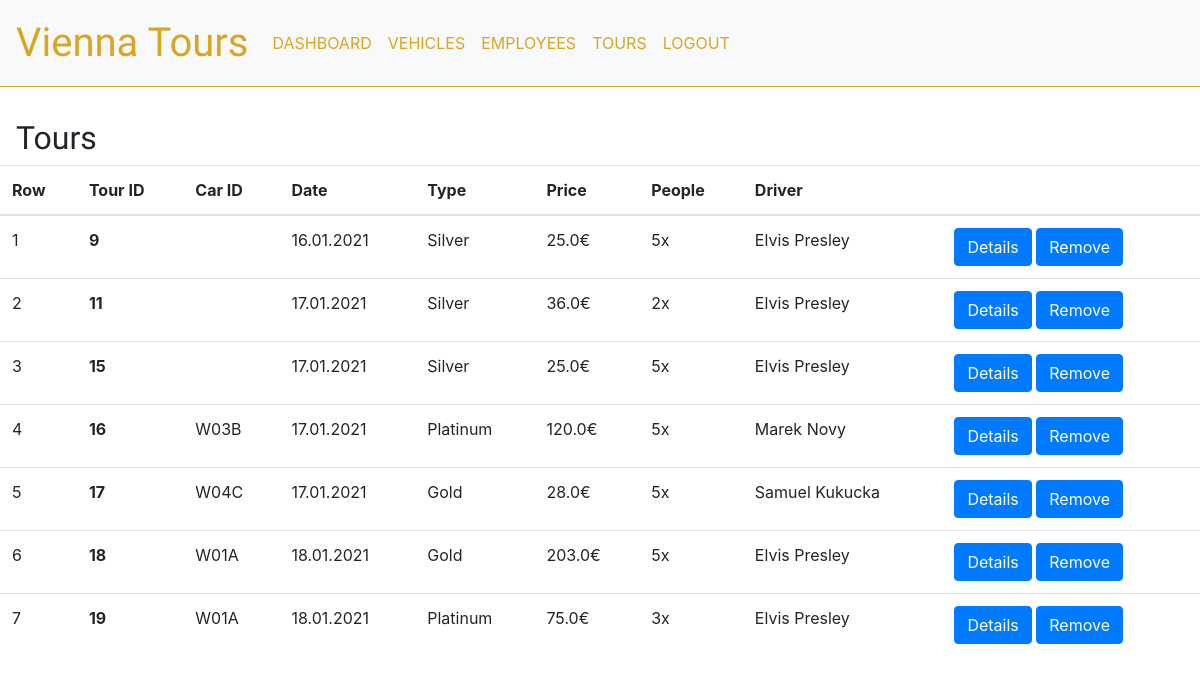
The page /supervisor/tours/ (signed in) on the database as committed earlier.
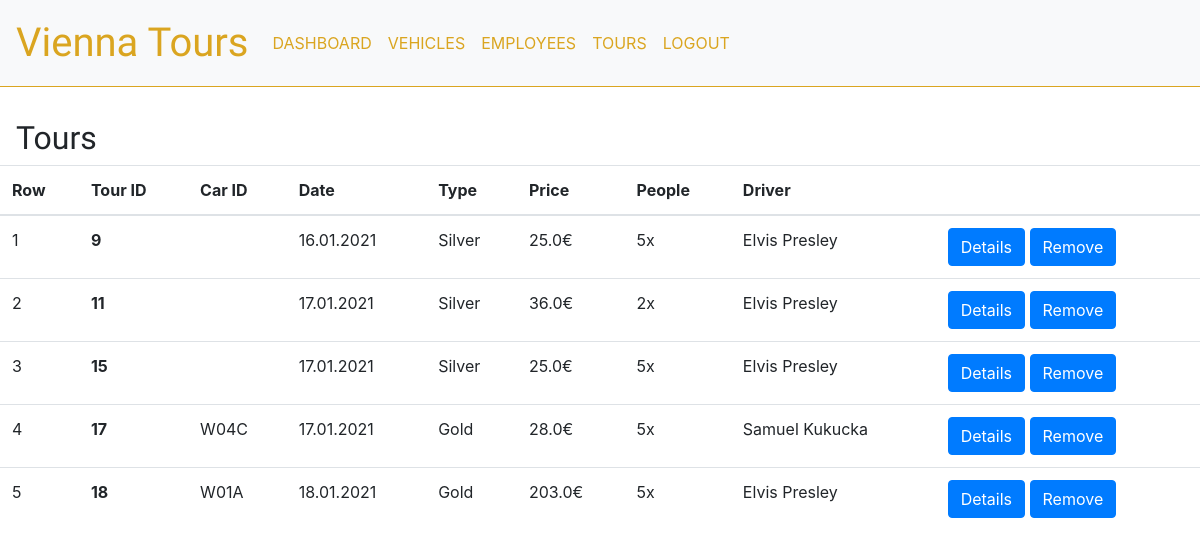
The same page on the database as committed later.
### supervisor/models.py (models this page shows, shortened)
class Tour(models.Model):
    TOUR_CHOICES = (('Silver', 'Silver'), ('Gold', 'Gold'), ('Platinum', 'Platinum'))
    driverID = models.ForeignKey(User, null=True, on_delete=models.SET_NULL)  #TODO change to something else. If User is deleted, delete tours?
    carID = models.ForeignKey(Car, null=True, on_delete=models.SET_NULL) #TODO change to something else
    date = models.DateTimeField(default=timezone.now)
    duration = models.FloatField()
    tourType = models.CharField(max_length=20, choices=TOUR_CHOICES, default='Silver')
    people = models.IntegerField()
    price = models.FloatField()

class Car(models.Model):
    plate = models.CharField(max_length=4, unique=True)
    photoOption = models.ImageField(default='car-black.jpg', upload_to='cars_pics/')

### supervisor/views.py (the view)
# urls.py: path('tours/', ToursListsView.as_view(), name='supervisor-tours-list'),
class ToursListsView(ListView):
    model = Tour
    template_name = 'supervisor/tours_list.html'
    context_object_name = 'tours'
    def get_queryset(self):
        return Tour.objects.all()

### supervisor/templates/supervisor/tours_list.html
{% extends "nav.html" %}
{% block content %}
<div class="table-header">
    <h2>Tours</h2>
</div>
<div class="table-responsive">
<table class="table p-2">
    <thead>
        <tr>
            <th scope="col">Row</th>
            <th scope="col">Tour ID</th>
            <th scope="col">Car ID</th>
            <th scope="col">Date</th>
            <th scope="col">Type</th>
            <th scope="col">Price</th>
            <th scope="col">People</th>
            <th scope="col">Driver</th>
            <th scope="col"></th>
        </tr>
    </thead>
    <tbody>
        {% for tour in tours %}
        <tr>
            <td>{{forloop.counter}}</td>
            <th scope="row">{{ tour.id }}</th>
            <td>{{ tour.carID.plate }}</td>
            <td>{{ tour.date|date:"d.m.Y" }}</td>
            <td>{{ tour.tourType }}</td>
            <td>{{ tour.price }}€</td>
            <td>{{ tour.people }}x</td>
            <td>{{ tour.driverID.get_full_name }}</td>
            <td>
                <a class="btn btn-primary" href="{% url 'supervisor-tour-details' tour.id %}">Details</a>
                <a class="btn btn-primary" href="{% url 'supervisor-tour-delete' tour.id %}">Remove</a>
            </td>
        </tr>
        {% endfor %}
    </tbody>
</table>
</div>
{% endblock content %}

Rows that differ between the two databases and show on the page:
removed Tour: id "16", carID.plate "W03B", date "17.01.2021", tourType "Platinum", price "120.0", people "5", driverID.get_full_name "Marek Novy"
removed Tour: id "19", carID.plate "W01A", date "18.01.2021", tourType "Platinum", price "75.0", people "3", driverID.get_full_name "Elvis Presley"
